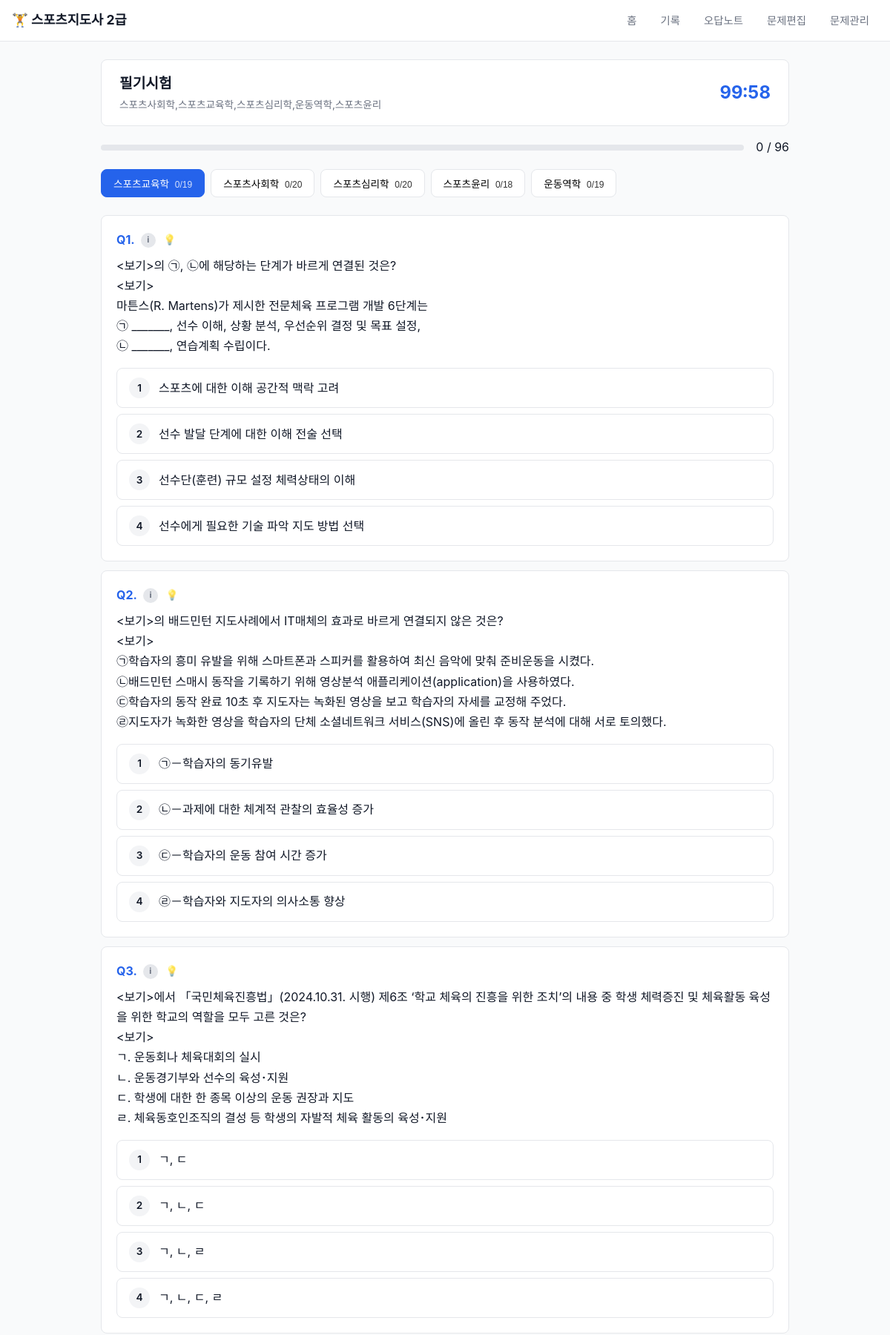
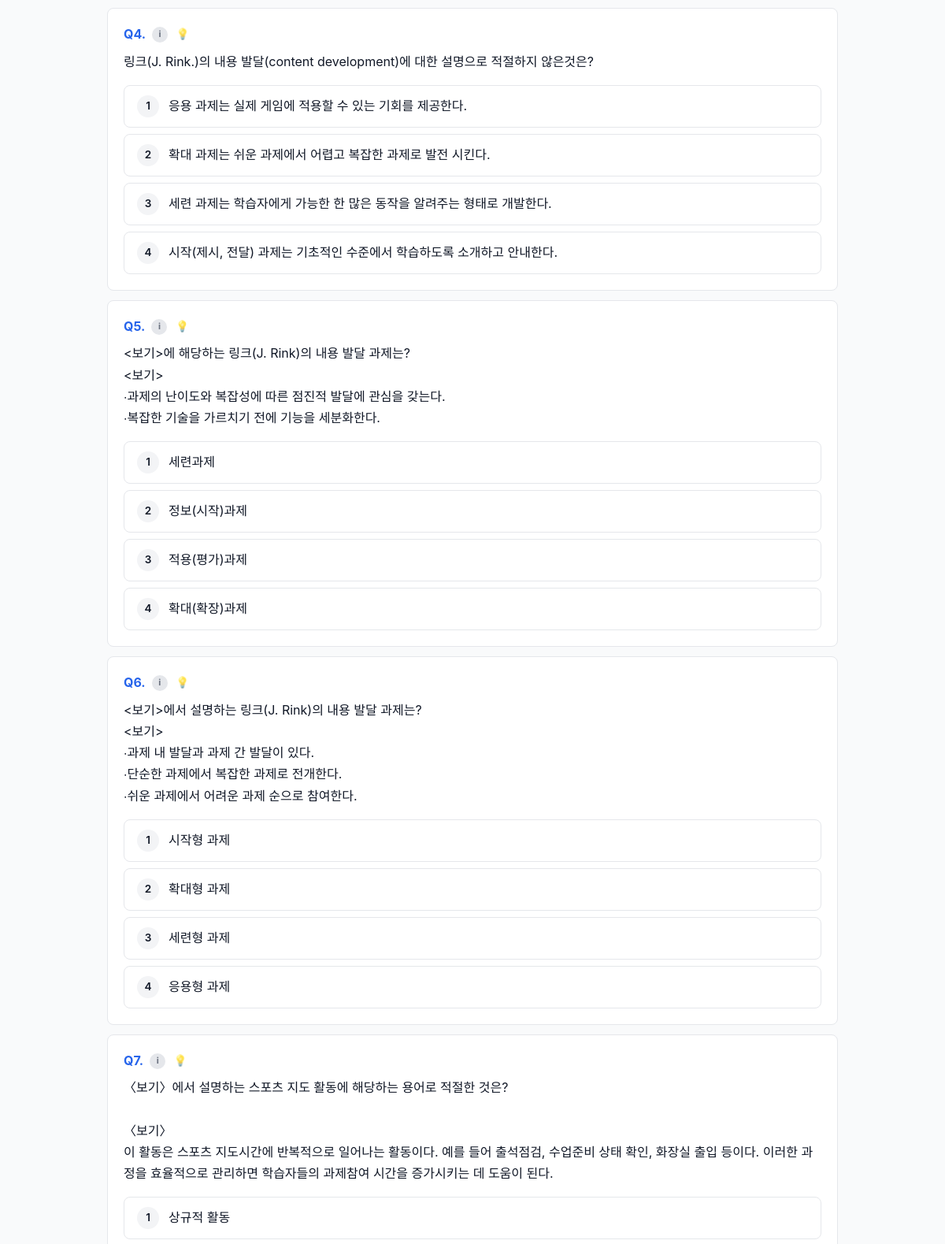
The app's page /quiz/1 (upper part) with its own data (2 pictures, top to bottom).
### tables this page shows
CREATE TABLE test_sessions (
    id              INTEGER PRIMARY KEY AUTOINCREMENT,
    test_type       TEXT NOT NULL CHECK(test_type IN ('written', 'oral')),
    selected_subjects TEXT NOT NULL,
    total_questions INTEGER NOT NULL,
    correct_count   INTEGER DEFAULT 0,
    score_percent   REAL DEFAULT 0,
    time_limit_sec  INTEGER,
    time_spent_sec  INTEGER,
    is_passed       INTEGER DEFAULT 0,
    completed       INTEGER DEFAULT 0,
    started_at      TEXT DEFAULT (datetime('now')),
    finished_at     TEXT
);

CREATE TABLE subjects (
    id          INTEGER PRIMARY KEY AUTOINCREMENT,
    name        TEXT NOT NULL UNIQUE,
    category    TEXT NOT NULL CHECK(category IN ('written', 'oral')),
    description TEXT,
    created_at  TEXT DEFAULT (datetime('now'))
);

CREATE TABLE user_answers (
    id              INTEGER PRIMARY KEY AUTOINCREMENT,
    session_id      INTEGER NOT NULL REFERENCES test_sessions(id) ON DELETE CASCADE,
    question_id     INTEGER NOT NULL REFERENCES questions(id),
    subject_id      INTEGER NOT NULL REFERENCES subjects(id),
    user_answer     TEXT,
    is_correct      INTEGER DEFAULT 0,
    answered_at     TEXT DEFAULT (datetime('now'))
);

CREATE TABLE questions (
    id              INTEGER PRIMARY KEY AUTOINCREMENT,
    subject_id      INTEGER NOT NULL REFERENCES subjects(id),
    question_type   TEXT NOT NULL CHECK(question_type IN ('multiple_choice', 'oral')),
    question_text   TEXT NOT NULL,
    option_a        TEXT,
    option_b        TEXT,
    option_c        TEXT,
    option_d        TEXT,
    correct_answer  TEXT NOT NULL,
    explanation     TEXT,
    difficulty      INTEGER DEFAULT 2 CHECK(difficulty BETWEEN 1 AND 3),
    exam_year       TEXT,
    exam_type       TEXT,
    question_number INTEGER,
    source          TEXT,
    created_at      TEXT DEFAULT (datetime('now'))
, comment TEXT);

### app.py (the view)
@app.route('/quiz/<int:session_id>')
def quiz(session_id):
    db = get_db()
    session = db.execute('SELECT * FROM test_sessions WHERE id = ?', (session_id,)).fetchone()
    if not session:
        flash('시험을 찾을 수 없습니다.', 'error')
        return redirect(url_for('index'))
    if session['completed']:
        return redirect(url_for('result', session_id=session_id))
    answers = db.execute('''
        SELECT ua.*, q.question_text, q.option_a, q.option_b, q.option_c, q.option_d,
               q.correct_answer, q.exam_year, q.exam_type, q.question_number, q.comment,
               s.name as subject_name
        FROM user_answers ua
        JOIN questions q ON ua.question_id = q.id
        JOIN subjects s ON ua.subject_id = s.id
        WHERE ua.session_id = ?
        ORDER BY s.name, ua.id
    ''', (session_id,)).fetchall()
    return render_template('quiz.html', session=session, answers=answers)

### app.py (called while the page is built)
@app.template_filter('nl2br')
def nl2br(text):
    if not text:
        return ''
    import html as html_mod
    text = html_mod.escape(str(text))
    text = text.replace('\n', '<br>')
    return Markup(text)

def get_db():
    if 'db' not in g:
        os.makedirs(os.path.dirname(DB_PATH), exist_ok=True)
        g.db = sqlite3.connect(DB_PATH)
        g.db.row_factory = sqlite3.Row
        g.db.execute('PRAGMA foreign_keys = ON')
    return g.db

### templates/quiz.html (shortened to what this page needs)
{% extends "base.html" %}
{% block content %}
<div class="quiz-header">
    <div class="quiz-info">
        <h2>필기시험</h2>
        <span>{{ session.selected_subjects }}</span>
    </div>
    <div class="quiz-timer" id="timer">
        <span id="timeDisplay">100:00</span>
    </div>
</div>
<div class="quiz-progress">
    <div class="progress-bar">
    </div>
    <span id="progressText">0 / {{ answers|length }}</span>
</div>
<div class="subject-tabs" id="subjectTabs">
    {% set ns = namespace(subjects=[]) %}
    {% for a in answers %}
        {% if a.subject_name not in ns.subjects %}
            {% set ns.subjects = ns.subjects + [a.subject_name] %}
        {% endif %}
    {% endfor %}
    {% for subject in ns.subjects %}
    <button class="tab-btn {% if loop.first %}active{% endif %}"
            onclick="showSubject('{{ subject }}', this)">
        {{ subject }}
        <span class="tab-count" id="tab-{{ loop.index }}">0/{{ answers|selectattr('subject_name', 'equalto', subject)|list|length }}</span>
    </button>
    {% endfor %}
</div>
<form action="/quiz/{{ session.id }}/submit" method="POST" id="quizForm">
    {% set ns2 = namespace(current_subject='', q_num=0, sub_num=0) %}
    {% for a in answers %}
        {% if a.subject_name != ns2.current_subject %}
            {% if ns2.current_subject %}
                </div>
            {% endif %}
            {% set ns2.current_subject = a.subject_name %}
            {% set ns2.sub_num = ns2.sub_num + 1 %}
            <div class="subject-section" data-subject="{{ a.subject_name }}"
                 {% if ns2.sub_num > 1 %}style="display:none"{% endif %}>
        {% endif %}
        {% set ns2.q_num = ns2.q_num + 1 %}
        <div class="question-card" id="q-{{ a.question_id }}">
            <div class="question-header">
                <div class="question-number">Q{{ ns2.q_num }}.</div>
                {% if a.exam_year %}
                <div class="exam-info-tooltip">
                    <span class="info-icon">ℹ</span>
                </div>
                {% endif %}
                {% if a.comment %}
                <div class="exam-info-tooltip">
                    <span class="hint-icon">💡</span>
                </div>
                {% endif %}
            </div>
            <div class="question-text">{{ a.question_text|format_question }}</div>
            <div class="options">
                {% for opt_key, opt_val in [('A', a.option_a), ('B', a.option_b), ('C', a.option_c), ('D', a.option_d)] %}
                {% if opt_val %}
                <label class="option-label">
                    <span class="option-key">{{ loop.index }}</span>
                    <span class="option-text">{{ opt_val }}</span>
                </label>
                {% endif %}
                {% endfor %}
            </div>
        </div>
    {% endfor %}
    </div>
</form>
{% endblock %}

### static/style.css (style rules this page uses)
* { margin: 0; padding: 0; box-sizing: border-box; }
:root { --primary: #2563eb; --primary-dark: #1d4ed8; --success: #16a34a; --danger: #dc2626; --warning: #f59e0b; --gray-50: #f9fafb; --gray-100: #f3f4f6; --gray-200: #e5e7eb; --gray-300: #d1d5db; --gray-500: #6b7280; --gray-700: #374151; --gray-900: #111827; --radius: 8px; }
body { font-family: -apple-system, BlinkMacSystemFont, 'Segoe UI', sans-serif; background: var(--gray-50); color: var(--gray-900); line-height: 1.6; }
.quiz-header { display: flex; justify-content: space-between; align-items: center; background: white; border: 1px solid var(--gray-200); border-radius: var(--radius); padding: 1rem 1.5rem; margin-bottom: 1rem; }
.quiz-info h2 { font-size: 1.2rem; }
.quiz-info span { color: var(--gray-500); font-size: 0.85rem; }
.quiz-timer { font-size: 1.5rem; font-weight: 700; font-variant-numeric: tabular-nums; color: var(--primary); }
.quiz-progress { display: flex; align-items: center; gap: 1rem; margin-bottom: 1rem; }
.progress-bar { flex: 1; height: 8px; background: var(--gray-200); border-radius: 4px; overflow: hidden; }
.subject-tabs { display: flex; gap: 0.5rem; margin-bottom: 1rem; overflow-x: auto; padding-bottom: 0.5rem; }
.tab-btn { padding: 0.5rem 1rem; border: 1px solid var(--gray-200); border-radius: var(--radius); background: white; cursor: pointer; white-space: nowrap; font-size: 0.85rem; }
.tab-btn.active { background: var(--primary); color: white; border-color: var(--primary); }
.tab-count { font-size: 0.75rem; opacity: 0.8; margin-left: 0.25rem; }
.question-card { background: white; border: 1px solid var(--gray-200); border-radius: var(--radius); padding: 1.25rem; margin-bottom: 0.75rem; }
.question-header { display: flex; align-items: center; gap: 0.5rem; margin-bottom: 0.5rem; }
.question-number { font-weight: 700; color: var(--primary); }
.exam-info-tooltip { position: relative; display: inline-flex; }
.info-icon { display: inline-flex; align-items: center; justify-content: center; width: 20px; height: 20px; border-radius: 50%; background: var(--gray-200); color: var(--gray-500); font-size: 0.7rem; font-weight: 700; cursor: help; font-style: normal; }
.question-text { font-size: 1rem; line-height: 1.7; margin-bottom: 1rem; }
.options { display: flex; flex-direction: column; gap: 0.5rem; }
.option-label { display: flex; align-items: center; gap: 0.75rem; padding: 0.75rem 1rem; border: 1px solid var(--gray-200); border-radius: var(--radius); cursor: pointer; transition: all 0.2s; }
.option-key { display: inline-flex; align-items: center; justify-content: center; width: 28px; height: 28px; border-radius: 50%; background: var(--gray-100); font-weight: 600; font-size: 0.85rem; flex-shrink: 0; }
.hint-icon { display: inline-flex; align-items: center; justify-content: center; width: 22px; height: 22px; cursor: help; font-size: 0.85rem; opacity: 0.7; transition: opacity 0.2s; }

### records on screen
test_sessions: selected_subjects "스포츠사회학,스포츠교육학,스포츠심리학,운동역학,스포츠윤리"
subjects: name "스포츠교육학", answers "19"
subjects: name "스포츠사회학", answers "20"
subjects: name "스포츠심리학", answers "20"
subjects: name "스포츠윤리", answers "18"
subjects: name "운동역학", answers "19"
user_answers: q_num "1", question_text "<보기>의 ㉠, ㉡에 해당하는 단계가 바르게 연결된 것은? <보기> 마튼스(R. Martens)가 제시한 전문체육 프로그램 개발 6단계는 ㉠ _______, 선수 이해, 상황 분석, 우선순위 결정 및 목표 설정, ㉡ _______, 연습계획 수립이다.", option_a "스포츠에 대한 이해 공간적 맥락 고려", option_b "선수 발달 단계에 대한 이해 전술 선택", option_c "선수단(훈련) 규모 설정 체력상태의 이해", option_d "선수에게 필요한 기술 파악 지도 방법 선택"
user_answers: q_num "2", question_text "<보기>의 배드민턴 지도사례에서 IT매체의 효과로 바르게 연결되지 않은 것은? <보기> ㉠학습자의 흥미 유발을 위해 스마트폰과 스피커를 활용하여 최신 음악에 맞춰 준비운동을 시켰다. ㉡배드민턴 스매시 동작을 기록하기 위해 영상분석 애플리케이션(application)을 사용하였다. ㉢학습자의 동작 완료 10초 후 지도자는 녹화된 영상을 보고 학습자의 자세를 교정해 주었다. ㉣지도자가 녹화한 영상을 학습자의 단체 소셜네트워크 서비스(SNS)에 올린 후 동작 분석에 대해 서로 토의했다.", option_a "㉠－학습자의 동기유발", option_b "㉡－과제에 대한 체계적 관찰의 효율성 증가", option_c "㉢－학습자의 운동 참여 시간 증가", option_d "㉣－학습자와 지도자의 의사소통 향상"
user_answers: q_num "3", question_text "<보기>에서 「국민체육진흥법」(2024.10.31. 시행) 제6조 ‘학교 체육의 진흥을 위한 조치’의 내용 중 학생 체력증진 및 체육활동 육성을 위한 학교의 역할을 모두 고른 것은? <보기> ㄱ. 운동회나 체육대회의 실시 ㄴ. 운동경기부와 선수의 육성･지원 ㄷ. 학생에 대한 한 종목 이상의 운동 권장과 지도 ㄹ. 체육동호인조직의 결성 등 학생의 자발적 체육 활동의 육성･지원", option_a "ㄱ, ㄷ", option_b "ㄱ, ㄴ, ㄷ", option_c "ㄱ, ㄴ, ㄹ", option_d "ㄱ, ㄴ, ㄷ, ㄹ"
user_answers: q_num "4", question_text "링크(J. Rink.)의 내용 발달(content development)에 대한 설명으로 적절하지 않은것은?", option_a "응용 과제는 실제 게임에 적용할 수 있는 기회를 제공한다.", option_b "확대 과제는 쉬운 과제에서 어렵고 복잡한 과제로 발전 시킨다.", option_c "세련 과제는 학습자에게 가능한 한 많은 동작을 알려주는 형태로 개발한다.", option_d "시작(제시, 전달) 과제는 기초적인 수준에서 학습하도록 소개하고 안내한다."
user_answers: q_num "5", question_text "<보기>에 해당하는 링크(J. Rink)의 내용 발달 과제는? <보기> ∙과제의 난이도와 복잡성에 따른 점진적 발달에 관심을 갖는다. ∙복잡한 기술을 가르치기 전에 기능을 세분화한다.", option_a "세련과제", option_b "정보(시작)과제", option_c "적용(평가)과제", option_d "확대(확장)과제"
user_answers: q_num "6", question_text "<보기>에서 설명하는 링크(J. Rink)의 내용 발달 과제는? <보기> ∙과제 내 발달과 과제 간 발달이 있다. ∙단순한 과제에서 복잡한 과제로 전개한다. ∙쉬운 과제에서 어려운 과제 순으로 참여한다.", option_a "시작형 과제", option_b "확대형 과제", option_c "세련형 과제", option_d "응용형 과제"
user_answers: q_num "7", question_text "〈보기〉에서 설명하는 스포츠 지도 활동에 해당하는 용어로 적절한 것은? 〈보기〉 이 활동은 스포츠 지도시간에 반복적으로 일어나는 활동이다. 예를 들어 출석점검, 수업준비 상태 확인, 화장실 출입 등이다. 이러한 과정을 효율적으로 관리하면 학습자들의 과제참여 시간을 증가시키는 데 도움이 된다.", option_a "상규적 활동"

### other values on screen
{{ answers|length }} "96"
